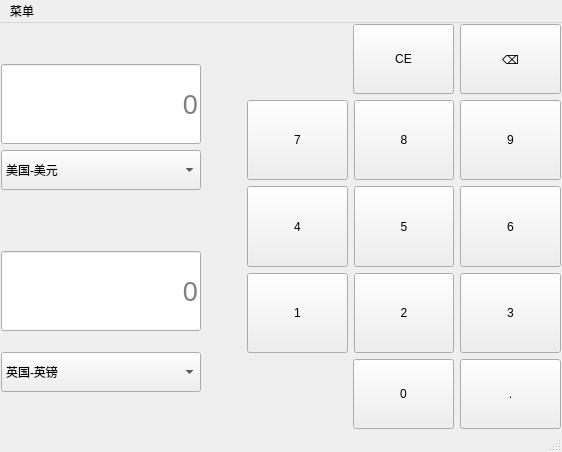
<?xml version="1.0" encoding="UTF-8"?>
<ui version="4.0">
 <class>Currency</class>
 <widget class="QMainWindow" name="Currency">
  <property name="geometry">
   <rect>
    <x>0</x>
    <y>0</y>
    <width>562</width>
    <height>452</height>
   </rect>
  </property>
  <property name="sizePolicy">
   <sizepolicy hsizetype="Minimum" vsizetype="Minimum">
    <horstretch>0</horstretch>
    <verstretch>0</verstretch>
   </sizepolicy>
  </property>
  <property name="minimumSize">
   <size>
    <width>562</width>
    <height>452</height>
   </size>
  </property>
  <property name="maximumSize">
   <size>
    <width>562</width>
    <height>452</height>
   </size>
  </property>
  <property name="windowTitle">
   <string>计算器</string>
  </property>
  <widget class="QWidget" name="centralwidget">
   <layout class="QGridLayout" name="gridLayout">
    <property name="leftMargin">
     <number>1</number>
    </property>
    <property name="topMargin">
     <number>1</number>
    </property>
    <property name="rightMargin">
     <number>1</number>
    </property>
    <property name="bottomMargin">
     <number>1</number>
    </property>
    <item row="0" column="0">
     <layout class="QVBoxLayout" name="verticalLayout_6">
      <item>
       <layout class="QVBoxLayout" name="verticalLayout_4">
        <item>
         <spacer name="verticalSpacer_2">
          <property name="orientation">
           <enum>Qt::Orientation::Vertical</enum>
          </property>
          <property name="sizeType">
           <enum>QSizePolicy::Policy::Minimum</enum>
          </property>
          <property name="sizeHint" stdset="0">
           <size>
            <width>20</width>
            <height>40</height>
           </size>
          </property>
         </spacer>
        </item>
        <item>
         <widget class="MyLineEdit" name="StartCurrencyEdit">
          <property name="sizePolicy">
           <sizepolicy hsizetype="Expanding" vsizetype="Minimum">
            <horstretch>0</horstretch>
            <verstretch>0</verstretch>
           </sizepolicy>
          </property>
          <property name="minimumSize">
           <size>
            <width>0</width>
            <height>80</height>
           </size>
          </property>
          <property name="maximumSize">
           <size>
            <width>200</width>
            <height>80</height>
           </size>
          </property>
          <property name="font">
           <font>
            <pointsize>20</pointsize>
            <bold>false</bold>
           </font>
          </property>
          <property name="styleSheet">
           <string notr="true"/>
          </property>
          <property name="alignment">
           <set>Qt::AlignmentFlag::AlignRight|Qt::AlignmentFlag::AlignTrailing|Qt::AlignmentFlag::AlignVCenter</set>
          </property>
          <property name="placeholderText">
           <string>0</string>
          </property>
         </widget>
        </item>
        <item>
         <widget class="QComboBox" name="comboxStart">
          <property name="sizePolicy">
           <sizepolicy hsizetype="Expanding" vsizetype="Minimum">
            <horstretch>0</horstretch>
            <verstretch>0</verstretch>
           </sizepolicy>
          </property>
          <property name="minimumSize">
           <size>
            <width>0</width>
            <height>40</height>
           </size>
          </property>
          <property name="maximumSize">
           <size>
            <width>200</width>
            <height>40</height>
           </size>
          </property>
          <item>
           <property name="text">
            <string>美国-美元</string>
           </property>
          </item>
          <item>
           <property name="text">
            <string>日本-日元</string>
           </property>
          </item>
          <item>
           <property name="text">
            <string>欧洲-欧元</string>
           </property>
          </item>
          <item>
           <property name="text">
            <string>中国-人民币</string>
           </property>
          </item>
          <item>
           <property name="text">
            <string>英国-英镑</string>
           </property>
          </item>
         </widget>
        </item>
        <item>
         <spacer name="verticalSpacer">
          <property name="orientation">
           <enum>Qt::Orientation::Vertical</enum>
          </property>
          <property name="sizeType">
           <enum>QSizePolicy::Policy::Minimum</enum>
          </property>
          <property name="sizeHint" stdset="0">
           <size>
            <width>20</width>
            <height>40</height>
           </size>
          </property>
         </spacer>
        </item>
       </layout>
      </item>
      <item>
       <layout class="QVBoxLayout" name="verticalLayout_5">
        <item>
         <widget class="MyLineEdit" name="EndCurrencyEdit">
          <property name="sizePolicy">
           <sizepolicy hsizetype="Expanding" vsizetype="Minimum">
            <horstretch>0</horstretch>
            <verstretch>0</verstretch>
           </sizepolicy>
          </property>
          <property name="minimumSize">
           <size>
            <width>0</width>
            <height>80</height>
           </size>
          </property>
          <property name="maximumSize">
           <size>
            <width>200</width>
            <height>80</height>
           </size>
          </property>
          <property name="font">
           <font>
            <pointsize>20</pointsize>
           </font>
          </property>
          <property name="alignment">
           <set>Qt::AlignmentFlag::AlignRight|Qt::AlignmentFlag::AlignTrailing|Qt::AlignmentFlag::AlignVCenter</set>
          </property>
          <property name="placeholderText">
           <string>0</string>
          </property>
         </widget>
        </item>
        <item>
         <widget class="QComboBox" name="comboxEnd">
          <property name="sizePolicy">
           <sizepolicy hsizetype="Expanding" vsizetype="Minimum">
            <horstretch>0</horstretch>
            <verstretch>0</verstretch>
           </sizepolicy>
          </property>
          <property name="minimumSize">
           <size>
            <width>200</width>
            <height>40</height>
           </size>
          </property>
          <property name="maximumSize">
           <size>
            <width>200</width>
            <height>40</height>
           </size>
          </property>
          <item>
           <property name="text">
            <string>英国-英镑</string>
           </property>
          </item>
          <item>
           <property name="text">
            <string>日本-日元</string>
           </property>
          </item>
          <item>
           <property name="text">
            <string>中国-人民币</string>
           </property>
          </item>
          <item>
           <property name="text">
            <string>美国-美元</string>
           </property>
          </item>
          <item>
           <property name="text">
            <string>欧洲-欧元</string>
           </property>
          </item>
         </widget>
        </item>
        <item>
         <spacer name="verticalSpacer_3">
          <property name="orientation">
           <enum>Qt::Orientation::Vertical</enum>
          </property>
          <property name="sizeType">
           <enum>QSizePolicy::Policy::Minimum</enum>
          </property>
          <property name="sizeHint" stdset="0">
           <size>
            <width>20</width>
            <height>20</height>
           </size>
          </property>
         </spacer>
        </item>
       </layout>
      </item>
     </layout>
    </item>
    <item row="0" column="2">
     <layout class="QVBoxLayout" name="verticalLayout_3">
      <item>
       <layout class="QHBoxLayout" name="horizontalLayout_5">
        <item>
         <spacer name="horizontalSpacer">
          <property name="orientation">
           <enum>Qt::Orientation::Horizontal</enum>
          </property>
          <property name="sizeType">
           <enum>QSizePolicy::Policy::Minimum</enum>
          </property>
          <property name="sizeHint" stdset="0">
           <size>
            <width>106</width>
            <height>20</height>
           </size>
          </property>
         </spacer>
        </item>
        <item>
         <widget class="QPushButton" name="btnCE">
          <property name="enabled">
           <bool>true</bool>
          </property>
          <property name="sizePolicy">
           <sizepolicy hsizetype="Minimum" vsizetype="Minimum">
            <horstretch>0</horstretch>
            <verstretch>0</verstretch>
           </sizepolicy>
          </property>
          <property name="minimumSize">
           <size>
            <width>50</width>
            <height>70</height>
           </size>
          </property>
          <property name="maximumSize">
           <size>
            <width>16777215</width>
            <height>70</height>
           </size>
          </property>
          <property name="text">
           <string>CE</string>
          </property>
         </widget>
        </item>
        <item>
         <widget class="QPushButton" name="btnDelete">
          <property name="sizePolicy">
           <sizepolicy hsizetype="Minimum" vsizetype="Minimum">
            <horstretch>0</horstretch>
            <verstretch>0</verstretch>
           </sizepolicy>
          </property>
          <property name="minimumSize">
           <size>
            <width>50</width>
            <height>70</height>
           </size>
          </property>
          <property name="maximumSize">
           <size>
            <width>16777215</width>
            <height>70</height>
           </size>
          </property>
          <property name="text">
           <string>⌫</string>
          </property>
         </widget>
        </item>
       </layout>
      </item>
      <item>
       <layout class="QVBoxLayout" name="verticalLayout_2">
        <item>
         <layout class="QVBoxLayout" name="verticalLayout">
          <item>
           <layout class="QHBoxLayout" name="horizontalLayout_4">
            <item>
             <widget class="QPushButton" name="btnNum7">
              <property name="sizePolicy">
               <sizepolicy hsizetype="Minimum" vsizetype="Minimum">
                <horstretch>0</horstretch>
                <verstretch>0</verstretch>
               </sizepolicy>
              </property>
              <property name="minimumSize">
               <size>
                <width>50</width>
                <height>70</height>
               </size>
              </property>
              <property name="text">
               <string>7</string>
              </property>
             </widget>
            </item>
            <item>
             <widget class="QPushButton" name="btnNum8">
              <property name="sizePolicy">
               <sizepolicy hsizetype="Minimum" vsizetype="Minimum">
                <horstretch>0</horstretch>
                <verstretch>0</verstretch>
               </sizepolicy>
              </property>
              <property name="minimumSize">
               <size>
                <width>50</width>
                <height>70</height>
               </size>
              </property>
              <property name="text">
               <string>8</string>
              </property>
             </widget>
            </item>
            <item>
             <widget class="QPushButton" name="btnNum9">
              <property name="sizePolicy">
               <sizepolicy hsizetype="Minimum" vsizetype="Minimum">
                <horstretch>0</horstretch>
                <verstretch>0</verstretch>
               </sizepolicy>
              </property>
              <property name="minimumSize">
               <size>
                <width>50</width>
                <height>70</height>
               </size>
              </property>
              <property name="text">
               <string>9</string>
              </property>
             </widget>
            </item>
           </layout>
          </item>
          <item>
           <layout class="QHBoxLayout" name="horizontalLayout_3">
            <item>
             <widget class="QPushButton" name="btnNum4">
              <property name="sizePolicy">
               <sizepolicy hsizetype="Minimum" vsizetype="Minimum">
                <horstretch>0</horstretch>
                <verstretch>0</verstretch>
               </sizepolicy>
              </property>
              <property name="minimumSize">
               <size>
                <width>50</width>
                <height>70</height>
               </size>
              </property>
              <property name="text">
               <string>4</string>
              </property>
             </widget>
            </item>
            <item>
             <widget class="QPushButton" name="btnNum5">
              <property name="sizePolicy">
               <sizepolicy hsizetype="Minimum" vsizetype="Minimum">
                <horstretch>0</horstretch>
                <verstretch>0</verstretch>
               </sizepolicy>
              </property>
              <property name="minimumSize">
               <size>
                <width>50</width>
                <height>70</height>
               </size>
              </property>
              <property name="text">
               <string>5</string>
              </property>
             </widget>
            </item>
            <item>
             <widget class="QPushButton" name="btnNum6">
              <property name="sizePolicy">
               <sizepolicy hsizetype="Minimum" vsizetype="Minimum">
                <horstretch>0</horstretch>
                <verstretch>0</verstretch>
               </sizepolicy>
              </property>
              <property name="minimumSize">
               <size>
                <width>50</width>
                <height>70</height>
               </size>
              </property>
              <property name="text">
               <string>6</string>
              </property>
             </widget>
            </item>
           </layout>
          </item>
          <item>
           <layout class="QHBoxLayout" name="horizontalLayout_2">
            <item>
             <widget class="QPushButton" name="btnNum1">
              <property name="sizePolicy">
               <sizepolicy hsizetype="Minimum" vsizetype="Minimum">
                <horstretch>0</horstretch>
                <verstretch>0</verstretch>
               </sizepolicy>
              </property>
              <property name="minimumSize">
               <size>
                <width>50</width>
                <height>70</height>
               </size>
              </property>
              <property name="text">
               <string>1</string>
              </property>
             </widget>
            </item>
            <item>
             <widget class="QPushButton" name="btnNum2">
              <property name="sizePolicy">
               <sizepolicy hsizetype="Minimum" vsizetype="Minimum">
                <horstretch>0</horstretch>
                <verstretch>0</verstretch>
               </sizepolicy>
              </property>
              <property name="minimumSize">
               <size>
                <width>50</width>
                <height>70</height>
               </size>
              </property>
              <property name="text">
               <string>2</string>
              </property>
             </widget>
            </item>
            <item>
             <widget class="QPushButton" name="btnNum3">
              <property name="sizePolicy">
               <sizepolicy hsizetype="Minimum" vsizetype="Minimum">
                <horstretch>0</horstretch>
                <verstretch>0</verstretch>
               </sizepolicy>
              </property>
              <property name="minimumSize">
               <size>
                <width>50</width>
                <height>70</height>
               </size>
              </property>
              <property name="text">
               <string>3</string>
              </property>
             </widget>
            </item>
           </layout>
          </item>
         </layout>
        </item>
        <item>
         <layout class="QHBoxLayout" name="horizontalLayout">
          <item>
           <spacer name="horizontalSpacer_2">
            <property name="orientation">
             <enum>Qt::Orientation::Horizontal</enum>
            </property>
            <property name="sizeType">
             <enum>QSizePolicy::Policy::Minimum</enum>
            </property>
            <property name="sizeHint" stdset="0">
             <size>
              <width>106</width>
              <height>20</height>
             </size>
            </property>
           </spacer>
          </item>
          <item>
           <widget class="QPushButton" name="btnNum0">
            <property name="sizePolicy">
             <sizepolicy hsizetype="Minimum" vsizetype="Minimum">
              <horstretch>0</horstretch>
              <verstretch>0</verstretch>
             </sizepolicy>
            </property>
            <property name="minimumSize">
             <size>
              <width>50</width>
              <height>70</height>
             </size>
            </property>
            <property name="maximumSize">
             <size>
              <width>16777215</width>
              <height>70</height>
             </size>
            </property>
            <property name="text">
             <string>0</string>
            </property>
           </widget>
          </item>
          <item>
           <widget class="QPushButton" name="btnPoint">
            <property name="sizePolicy">
             <sizepolicy hsizetype="Minimum" vsizetype="Minimum">
              <horstretch>0</horstretch>
              <verstretch>0</verstretch>
             </sizepolicy>
            </property>
            <property name="minimumSize">
             <size>
              <width>50</width>
              <height>70</height>
             </size>
            </property>
            <property name="maximumSize">
             <size>
              <width>16777215</width>
              <height>70</height>
             </size>
            </property>
            <property name="text">
             <string>.</string>
            </property>
           </widget>
          </item>
         </layout>
        </item>
       </layout>
      </item>
     </layout>
    </item>
    <item row="0" column="1">
     <spacer name="horizontalSpacer_3">
      <property name="orientation">
       <enum>Qt::Orientation::Horizontal</enum>
      </property>
      <property name="sizeType">
       <enum>QSizePolicy::Policy::Minimum</enum>
      </property>
      <property name="sizeHint" stdset="0">
       <size>
        <width>40</width>
        <height>20</height>
       </size>
      </property>
     </spacer>
    </item>
   </layout>
  </widget>
  <widget class="QMenuBar" name="menubar">
   <property name="geometry">
    <rect>
     <x>0</x>
     <y>0</y>
     <width>562</width>
     <height>25</height>
    </rect>
   </property>
   <widget class="QMenu" name="menu">
    <property name="geometry">
     <rect>
      <x>375</x>
      <y>114</y>
      <width>145</width>
      <height>227</height>
     </rect>
    </property>
    <property name="title">
     <string>菜单</string>
    </property>
    <property name="icon">
     <iconset resource="rsc.qrc">
      <normaloff>:/img/Menu.svg</normaloff>:/img/Menu.svg</iconset>
    </property>
    <addaction name="Standard"/>
    <addaction name="Science"/>
    <addaction name="Programmer"/>
    <addaction name="Date"/>
    <addaction name="separator"/>
    <addaction name="currency"/>
    <addaction name="Capacity"/>
   </widget>
   <addaction name="menu"/>
  </widget>
  <widget class="QStatusBar" name="statusbar"/>
  <action name="Standard">
   <property name="icon">
    <iconset resource="rsc.qrc">
     <normaloff>:/img/Standard.svg</normaloff>:/img/Standard.svg</iconset>
   </property>
   <property name="text">
    <string>标准</string>
   </property>
   <property name="toolTip">
    <string>标准</string>
   </property>
   <property name="menuRole">
    <enum>QAction::MenuRole::NoRole</enum>
   </property>
  </action>
  <action name="Science">
   <property name="icon">
    <iconset resource="rsc.qrc">
     <normaloff>:/img/Science.svg</normaloff>:/img/Science.svg</iconset>
   </property>
   <property name="text">
    <string>科学</string>
   </property>
   <property name="toolTip">
    <string>科学</string>
   </property>
   <property name="menuRole">
    <enum>QAction::MenuRole::NoRole</enum>
   </property>
  </action>
  <action name="Programmer">
   <property name="icon">
    <iconset resource="rsc.qrc">
     <normaloff>:/img/Programmer.svg</normaloff>:/img/Programmer.svg</iconset>
   </property>
   <property name="text">
    <string>程序员</string>
   </property>
   <property name="toolTip">
    <string>程序员</string>
   </property>
   <property name="menuRole">
    <enum>QAction::MenuRole::NoRole</enum>
   </property>
  </action>
  <action name="Date">
   <property name="icon">
    <iconset resource="rsc.qrc">
     <normaloff>:/img/Date.svg</normaloff>:/img/Date.svg</iconset>
   </property>
   <property name="text">
    <string>日期计算</string>
   </property>
   <property name="toolTip">
    <string>日期计算</string>
   </property>
   <property name="menuRole">
    <enum>QAction::MenuRole::NoRole</enum>
   </property>
  </action>
  <action name="currency">
   <property name="icon">
    <iconset resource="rsc.qrc">
     <normaloff>:/img/Currency.svg</normaloff>:/img/Currency.svg</iconset>
   </property>
   <property name="text">
    <string>货币</string>
   </property>
   <property name="toolTip">
    <string>货币</string>
   </property>
   <property name="menuRole">
    <enum>QAction::MenuRole::NoRole</enum>
   </property>
  </action>
  <action name="Capacity">
   <property name="icon">
    <iconset resource="rsc.qrc">
     <normaloff>:/img/Capacity.svg</normaloff>:/img/Capacity.svg</iconset>
   </property>
   <property name="text">
    <string>容量</string>
   </property>
   <property name="toolTip">
    <string>容量</string>
   </property>
   <property name="menuRole">
    <enum>QAction::MenuRole::NoRole</enum>
   </property>
  </action>
 </widget>
 <customwidgets>
  <customwidget>
   <class>MyLineEdit</class>
   <extends>QLineEdit</extends>
   <header location="global">mylineedit.h</header>
  </customwidget>
 </customwidgets>
 <resources>
  <include location="rsc.qrc"/>
 </resources>
 <connections/>
</ui>
